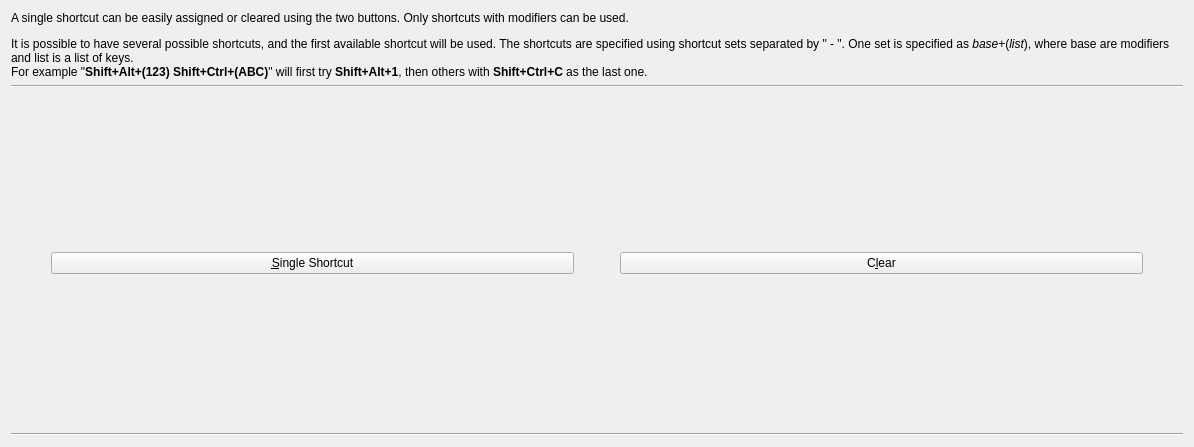
<ui version="4.0" >
 <class>EditShortcut</class>
 <widget class="QWidget" name="EditShortcut" >
  <property name="geometry" >
   <rect>
    <x>0</x>
    <y>0</y>
    <width>1194</width>
    <height>447</height>
   </rect>
  </property>
  <layout class="QVBoxLayout" >
   <item>
    <widget class="QLabel" name="textLabel2" >
     <property name="text" >
      <string>A single shortcut can be easily assigned or cleared using the two buttons. Only shortcuts with modifiers can be used.&lt;p>
It is possible to have several possible shortcuts, and the first available shortcut will be used. The shortcuts are specified using shortcut sets separated by &quot; - &quot;. One set is specified as &lt;i>base&lt;/i>+(&lt;i>list&lt;/i>), where base are modifiers and list is a list of keys.&lt;br>
For example "&lt;b>Shift+Alt+(123) Shift+Ctrl+(ABC)&lt;/b>" will first try &lt;b>Shift+Alt+1&lt;/b>, then others with &lt;b>Shift+Ctrl+C&lt;/b> as the last one.</string>
     </property>
     <property name="textFormat" >
      <enum>Qt::RichText</enum>
     </property>
     <property name="wordWrap" >
      <bool>true</bool>
     </property>
    </widget>
   </item>
   <item>
    <widget class="Line" name="line1" >
     <property name="frameShape" >
      <enum>QFrame::HLine</enum>
     </property>
     <property name="frameShadow" >
      <enum>QFrame::Sunken</enum>
     </property>
    </widget>
   </item>
   <item>
    <widget class="KLineEdit" native="1" name="shortcut" />
   </item>
   <item>
    <layout class="QHBoxLayout" >
     <item>
      <spacer>
       <property name="orientation" >
        <enum>Qt::Vertical</enum>
       </property>
       <property name="sizeType" >
        <enum>QSizePolicy::Expanding</enum>
       </property>
       <property name="sizeHint" >
        <size>
         <width>40</width>
         <height>20</height>
        </size>
       </property>
      </spacer>
     </item>
     <item>
      <widget class="QPushButton" name="pushButton1" >
       <property name="text" >
        <string>&amp;Single Shortcut</string>
       </property>
      </widget>
     </item>
     <item>
      <spacer>
       <property name="orientation" >
        <enum>Qt::Vertical</enum>
       </property>
       <property name="sizeType" >
        <enum>QSizePolicy::Expanding</enum>
       </property>
       <property name="sizeHint" >
        <size>
         <width>40</width>
         <height>20</height>
        </size>
       </property>
      </spacer>
     </item>
     <item>
      <widget class="QPushButton" name="pushButton2" >
       <property name="text" >
        <string>C&amp;lear</string>
       </property>
      </widget>
     </item>
     <item>
      <spacer>
       <property name="orientation" >
        <enum>Qt::Vertical</enum>
       </property>
       <property name="sizeType" >
        <enum>QSizePolicy::Expanding</enum>
       </property>
       <property name="sizeHint" >
        <size>
         <width>40</width>
         <height>20</height>
        </size>
       </property>
      </spacer>
     </item>
    </layout>
   </item>
   <item>
    <widget class="Line" name="line2" >
     <property name="frameShape" >
      <enum>QFrame::HLine</enum>
     </property>
     <property name="frameShadow" >
      <enum>QFrame::Sunken</enum>
     </property>
    </widget>
   </item>
  </layout>
 </widget>
  <customwidgets>
  <customwidget>
   <class>KLineEdit</class>
   <extends>QWidget</extends>
   <header>klineedit.h</header>
  </customwidget>
 </customwidgets>
 <connections>
  <connection>
   <sender>pushButton1</sender>
   <signal>clicked()</signal>
   <receiver>EditShortcut</receiver>
   <slot>editShortcut()</slot>
   <hints>
    <hint type="sourcelabel" >
     <x>20</x>
     <y>20</y>
    </hint>
    <hint type="destinationlabel" >
     <x>20</x>
     <y>20</y>
    </hint>
   </hints>
  </connection>
  <connection>
   <sender>pushButton2</sender>
   <signal>clicked()</signal>
   <receiver>EditShortcut</receiver>
   <slot>clearShortcut()</slot>
   <hints>
    <hint type="sourcelabel" >
     <x>20</x>
     <y>20</y>
    </hint>
    <hint type="destinationlabel" >
     <x>20</x>
     <y>20</y>
    </hint>
   </hints>
  </connection>
 </connections>
</ui>
